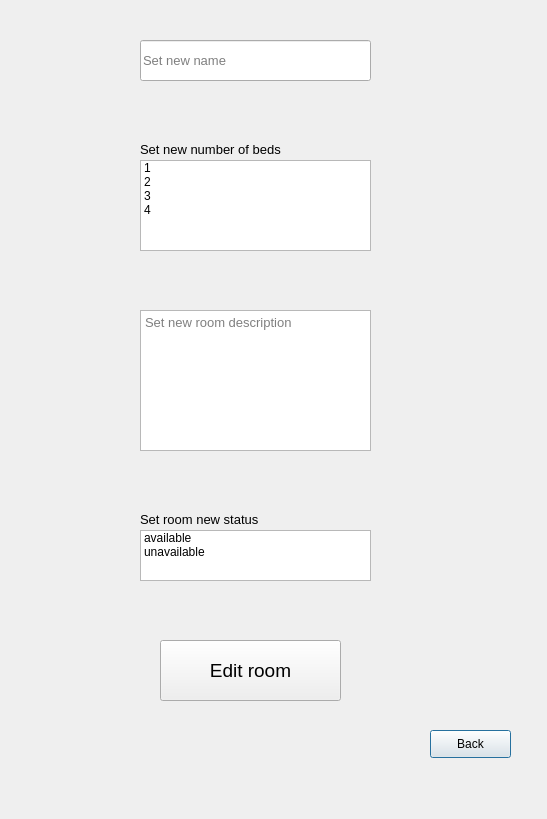
<?xml version="1.0" encoding="UTF-8"?>
<ui version="4.0">
 <class>editRoom</class>
 <widget class="QDialog" name="editRoom">
  <property name="geometry">
   <rect>
    <x>0</x>
    <y>0</y>
    <width>547</width>
    <height>819</height>
   </rect>
  </property>
  <property name="windowTitle">
   <string>Dialog</string>
  </property>
  <widget class="QPushButton" name="back">
   <property name="geometry">
    <rect>
     <x>430</x>
     <y>730</y>
     <width>81</width>
     <height>28</height>
    </rect>
   </property>
   <property name="text">
    <string>Back</string>
   </property>
  </widget>
  <widget class="QLabel" name="errorOnRoomName">
   <property name="geometry">
    <rect>
     <x>140</x>
     <y>90</y>
     <width>231</width>
     <height>21</height>
    </rect>
   </property>
   <property name="font">
    <font>
     <pointsize>10</pointsize>
     <bold>true</bold>
    </font>
   </property>
   <property name="styleSheet">
    <string notr="true">QLabel{color: red;}</string>
   </property>
   <property name="text">
    <string/>
   </property>
  </widget>
  <widget class="QLabel" name="label">
   <property name="geometry">
    <rect>
     <x>140</x>
     <y>140</y>
     <width>171</width>
     <height>19</height>
    </rect>
   </property>
   <property name="font">
    <font>
     <pointsize>10</pointsize>
    </font>
   </property>
   <property name="text">
    <string>Set new number of beds </string>
   </property>
  </widget>
  <widget class="QListWidget" name="listWidget">
   <property name="geometry">
    <rect>
     <x>140</x>
     <y>160</y>
     <width>231</width>
     <height>91</height>
    </rect>
   </property>
   <item>
    <property name="text">
     <string>1</string>
    </property>
   </item>
   <item>
    <property name="text">
     <string>2</string>
    </property>
   </item>
   <item>
    <property name="text">
     <string>3</string>
    </property>
   </item>
   <item>
    <property name="text">
     <string>4</string>
    </property>
   </item>
  </widget>
  <widget class="QLineEdit" name="roomNewName">
   <property name="geometry">
    <rect>
     <x>140</x>
     <y>40</y>
     <width>231</width>
     <height>41</height>
    </rect>
   </property>
   <property name="font">
    <font>
     <pointsize>10</pointsize>
    </font>
   </property>
   <property name="toolTip">
    <string/>
   </property>
   <property name="placeholderText">
    <string>Set new name</string>
   </property>
  </widget>
  <widget class="QTextEdit" name="roomNewDescription">
   <property name="geometry">
    <rect>
     <x>140</x>
     <y>310</y>
     <width>231</width>
     <height>141</height>
    </rect>
   </property>
   <property name="font">
    <font>
     <pointsize>10</pointsize>
    </font>
   </property>
   <property name="markdown">
    <string/>
   </property>
   <property name="placeholderText">
    <string>Set new room description</string>
   </property>
  </widget>
  <widget class="QLabel" name="errorOnRoomCapacity">
   <property name="geometry">
    <rect>
     <x>140</x>
     <y>260</y>
     <width>231</width>
     <height>21</height>
    </rect>
   </property>
   <property name="font">
    <font>
     <pointsize>10</pointsize>
     <bold>true</bold>
    </font>
   </property>
   <property name="styleSheet">
    <string notr="true">QLabel{color: red;}</string>
   </property>
   <property name="text">
    <string/>
   </property>
  </widget>
  <widget class="QLabel" name="errorOnRoomDescription">
   <property name="geometry">
    <rect>
     <x>140</x>
     <y>460</y>
     <width>231</width>
     <height>21</height>
    </rect>
   </property>
   <property name="font">
    <font>
     <pointsize>10</pointsize>
     <bold>true</bold>
    </font>
   </property>
   <property name="styleSheet">
    <string notr="true">QLabel{color: red;}</string>
   </property>
   <property name="text">
    <string/>
   </property>
  </widget>
  <widget class="QPushButton" name="edit_room">
   <property name="geometry">
    <rect>
     <x>160</x>
     <y>640</y>
     <width>181</width>
     <height>61</height>
    </rect>
   </property>
   <property name="font">
    <font>
     <pointsize>14</pointsize>
    </font>
   </property>
   <property name="text">
    <string>Edit room</string>
   </property>
  </widget>
  <widget class="QLabel" name="label_2">
   <property name="geometry">
    <rect>
     <x>140</x>
     <y>510</y>
     <width>171</width>
     <height>19</height>
    </rect>
   </property>
   <property name="font">
    <font>
     <pointsize>10</pointsize>
    </font>
   </property>
   <property name="text">
    <string>Set room new status</string>
   </property>
  </widget>
  <widget class="QListWidget" name="statusList">
   <property name="geometry">
    <rect>
     <x>140</x>
     <y>530</y>
     <width>231</width>
     <height>51</height>
    </rect>
   </property>
   <item>
    <property name="text">
     <string>available</string>
    </property>
   </item>
   <item>
    <property name="text">
     <string>unavailable</string>
    </property>
   </item>
  </widget>
 </widget>
 <resources/>
 <connections/>
</ui>
